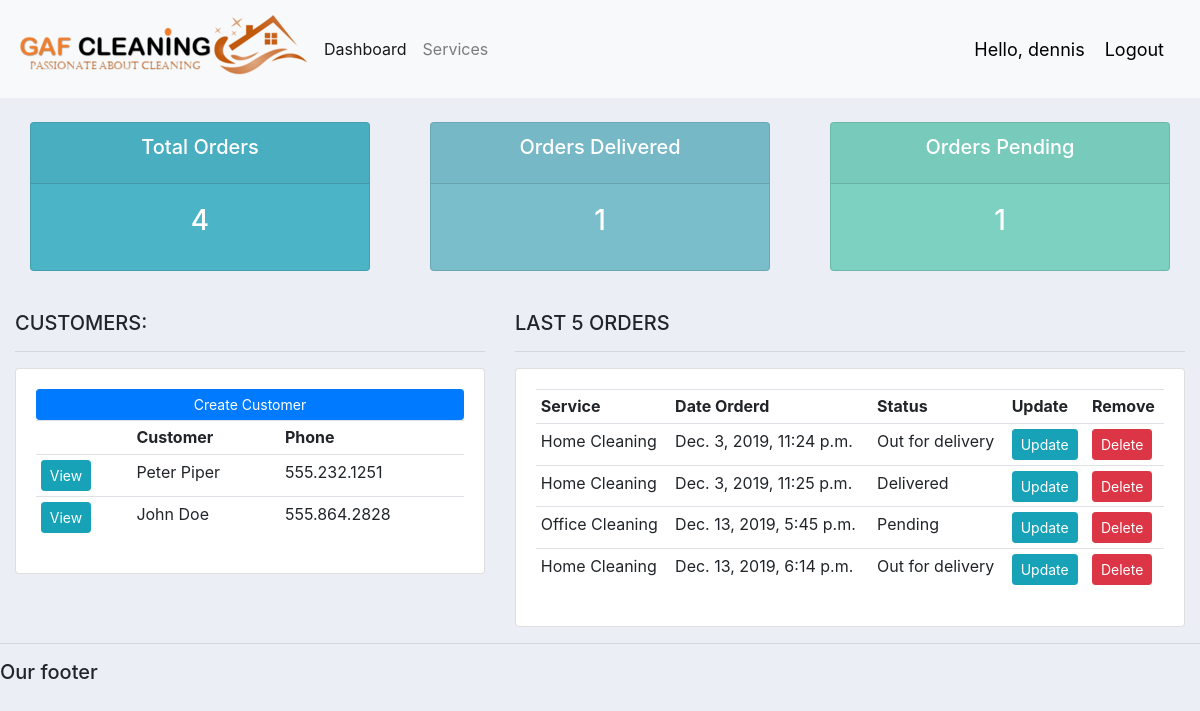
The app's page / (signed in) with its own data.
### accounts/views.py (the view)
@login_required(login_url='login')
def home(request):
	orders = Order.objects.all()
	customers = Customer.objects.all()
	total_customers = customers.count()
	total_orders = orders.count()
	delivered = orders.filter(status='Delivered').count()
	pending = orders.filter(status='Pending').count()
	context = {'orders':orders, 'customers':customers,
	'total_orders':total_orders,'delivered':delivered,
	'pending':pending }
	return render(request, 'accounts/dashboard.html', context)

### accounts/templates/accounts/dashboard.html
{%  extends 'accounts/main.html' %}
{% block content %}
{%  include 'accounts/status.html' %}
<br>
<div class="row">
	<div class="col-md-5">
		<h5>CUSTOMERS:</h5>
		<hr>
		<div class="card card-body">
			<a class="btn btn-primary  btn-sm btn-block" href="">Create Customer</a>
			<table class="table table-sm">
				<tr>
					<th></th>
					<th>Customer</th>
					<th>Phone</th>
				</tr>
				{% for customer in customers %}
					<tr>
						<td><a class="btn btn-sm btn-info" href="{% url 'customer' customer.id %}">View</a></td>
						<td>{{customer.name}}</td>
						<td>{{customer.phone}}</td>
					</tr>
				{% endfor %}
			</table>
		</div>
	</div>
	<div class="col-md-7">
		<h5>LAST 5 ORDERS</h5>
		<hr>
		<div class="card card-body">
			<table class="table table-sm">
				<tr>
					<th>Service</th>
					<th>Date Orderd</th>
					<th>Status</th>
					<th>Update</th>
					<th>Remove</th>
				</tr>
				{% for order in orders %}
					<tr>
						<td>{{order.product}}</td>
						<td>{{order.date_created}}</td>
						<td>{{order.status}}</td>
						<td><a class="btn btn-sm btn-info" href="{% url 'update_order' order.id %}">Update</a></td>
						<td><a class="btn btn-sm btn-danger" href="{% url 'delete_order' order.id %}">Delete</a></td>
					</tr>
				{% endfor %}
			</table>
		</div>
	</div>
</div>
{% endblock %}

### accounts/templates/accounts/main.html (shortened to what this page needs)
{% load static %}
<!DOCTYPE html>
<html>
<head>
	<link rel="stylesheet" href="https://stackpath.bootstrapcdn.com/bootstrap/4.3.1/css/bootstrap.min.css">
	<link rel="stylesheet" type="text/css" href="{% static '/css/main.css' %}">
</head>
<body>
	{%  include 'accounts/navbar.html' %}
	<div class="container-fluid">
	{% block content %}
	{% endblock %}
    </div>
	<hr>
	<h5>Our footer</h5>
</body>
</html>

### accounts/templates/accounts/navbar.html (shortened to what this page needs)
{% load static %}
<nav class="navbar navbar-expand-lg navbar-light bg-light">
 <img src="{% static 'images/logo1.png' %}">
  <div class="collapse navbar-collapse" id="navbarNav">
    <ul class="navbar-nav">
      <li class="nav-item active">
        <a class="nav-link" href="{% url 'home' %}">Dashboard</a>
      </li>
      <li class="nav-item">
        <a class="nav-link" href="{% url 'products' %}">Services</a>
      </li>
    </ul>
  </div>
  <span class="hello-msg">Hello, {{request.user}}</span>
  <span ><a  class="hello-msg" href="{% url 'logout' %}">Logout</a></span>
</nav>

### accounts/templates/accounts/status.html
<br>
<div class="row">
	<div class="col">
		<div class="col-md">
			<div class="card text-center text-white  mb-3" id="total-orders">
			  	<div class="card-header">
			  		<h5 class="card-title">Total Orders</h5>
			  	</div>
			  	<div class="card-body">
			    	<h3 class="card-title">{{total_orders}}</h3>
			  	</div>
			</div>
		</div>
	</div>
	<div class="col">
		<div class="col-md">
			<div class="card text-center text-white  mb-3" id="orders-delivered">
			  	<div class="card-header">
			  		<h5 class="card-title">Orders Delivered</h5>
			  	</div>
			  	<div class="card-body">
			    	<h3 class="card-title">{{delivered}}</h3>
			  	</div>
			</div>
		</div>
	</div>
	<div class="col">
		<div class="col-md">
			<div class="card text-center text-white  mb-3" id="orders-pending">
			  	<div class="card-header">
			  		<h5 class="card-title">Orders Pending</h5>
			  	</div>
			  	<div class="card-body">
			    	<h3 class="card-title">{{pending}}</h3>
			  	</div>
			</div>
		</div>
	</div>
</div>

### static/css/main.css (style rules this page uses)
body { background-color: #ebeff5; }
#total-orders { background-color: #4cb4c7; }
#orders-delivered { background-color: #7abecc; }
#orders-pending { background-color: #7CD1C0; }

### accounts/templates/accounts/navbar.html (style rules this page uses)
.hello-msg { font-size: 18px; color: black; margin-right: 20px; }

### records on screen
Customer: name "Peter Piper", phone "555.232.1251"
Customer: name "John Doe", phone "555.864.2828"
Order: product "Home Cleaning", date_created "Dec. 3, 2019, 11:24 p.m.", status "Out for delivery"
Order: product "Home Cleaning", date_created "Dec. 3, 2019, 11:25 p.m.", status "Delivered"
Order: product "Office Cleaning", date_created "Dec. 13, 2019, 5:45 p.m.", status "Pending"
Order: product "Home Cleaning", date_created "Dec. 13, 2019, 6:14 p.m.", status "Out for delivery"

### other values on screen
{{ request.user }} "dennis"
{{ total_orders }} "4"
{{ delivered }} "1"
{{ pending }} "1"
